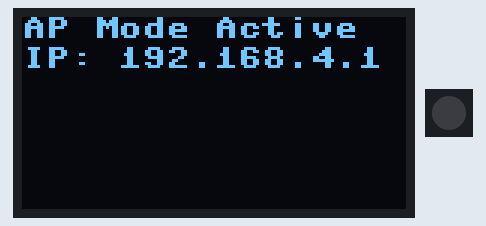
Recording of a program running on a simulated ESP32 board running MicroPython. Parts: 128×64 one-colour display, 1 RGB LEDs in strip order, left to right. The board's own WiFi access point starts at once; what the program prints to the serial console is not drawn.

Above: at 0.1 s.

The program:

AP_mode.py
```python
from machine import Pin, I2C
from ssd1306 import SSD1306_I2C
from time import sleep
import network
import socket
import dht
import neopixel

# Wi-Fi configuration (Access Point mode)
AP_SSID = "ESP32-S3_AP"
AP_PASSWORD = "12345678"

# OLED size
WIDTH = 128
HEIGHT = 64

# I2C setup (using GPIO 9 for SDA and 8 for SCL)
i2c = I2C(0, scl=Pin(9), sda=Pin(8))

# Initialize OLED
oled = SSD1306_I2C(WIDTH, HEIGHT, i2c)
oled.fill(0)
oled.text('Starting AP...', 0, 0)
oled.show()

# Set up ESP32 in AP mode
ap = network.WLAN(network.AP_IF)
ap.active(True)
ap.config(essid=AP_SSID, password=AP_PASSWORD)

print('Starting Access Point...')
while not ap.active():
    pass

print('AP Started. IP:', ap.ifconfig()[0])
oled.fill(0)
oled.text('AP Mode Active', 0, 0)
oled.text(f'IP: {ap.ifconfig()[0]}', 0, 10)
oled.show()

# DHT11 sensor setup (GPIO 4)
dht_sensor = dht.DHT11(Pin(4))

# Neopixel setup for RGB LED (GPIO 48)
np = neopixel.NeoPixel(Pin(48), 1)

# HTML Page
html = """
<!DOCTYPE html>
<html lang="en">
<head>
    <meta charset="UTF-8">
    <meta name="viewport" content="width=device-width, initial-scale=1.0">
    <title>ESP32-S3 Sensor & LED Control</title>
    <style>
        /* General styling */
        body {
            font-family: Arial, sans-serif;
            text-align: center;
            background: linear-gradient(135deg, #63116b, #2575fc);
            color: white;
            padding: 20px;
        }

        h1 {
            font-size: 2.5em;
        }

        .description {
            font-size: 1.2em;
            max-width: 700px;
            margin: 0 auto 30px;
            line-height: 1.6;
        }

        /* Container and box styling */
        .top {
            display: flex;
            justify-content: center;
            flex-wrap: wrap;
            gap: 20px;
        }

        .container {
            display: flex;
            flex-wrap: wrap;
            justify-content: space-between;
            gap: 20px;
            max-width: 1000px;
            margin: 0 auto;
        }

        .box {
            flex: 1;
            min-width: 300px;
            padding: 30px;
            background: rgba(255, 255, 255, 0.1);
            border-radius: 12px;
            box-shadow: 0 8px 30px rgba(0, 0, 0, 0.2);
        }

        h2 {
            font-size: 1.8em;
            margin-bottom: 20px;
        }

        p {
            font-size: 1.2em;
            margin-bottom: 15px;
        }

        /* Sliders */
        input[type=range] {
            -webkit-appearance: none;
            appearance: none;
            width: 100%;
            height: 12px;
            border-radius: 6px;
            outline: none;
            margin-bottom: 20px;
        }

        input[type=range]::-webkit-slider-thumb {
            -webkit-appearance: none;
            width: 20px;
            height: 20px;
            border-radius: 50%;
            background: white;
            cursor: pointer;
            box-shadow: 0 0 10px rgba(0, 0, 0, 0.3);
        }

        /* Slider backgrounds */
        #red { background: linear-gradient(to right, #000, red); }
        #green { background: linear-gradient(to right, #000, green); }
        #blue { background: linear-gradient(to right, #000, blue); }

        /* Buttons */
        button {
            padding: 12px 25px;
            font-size: 1em;
            background-color: #00d4ff;
            color: white;
            border: none;
            border-radius: 8px;
            cursor: pointer;
            transition: background 0.3s ease;
        }

        button:hover {
            background-color: #00a1cc;
        }

        /* Text input */
        input[type=text] {
            width: calc(100% - 20px);
            padding: 10px;
            border: none;
            border-radius: 6px;
            font-size: 1em;
            margin-bottom: 20px;
        }
    </style>
</head>

<body>
    <!-- Main Heading -->
    <h1>ESP32-S3 Sensor & LED Control</h1>

    <!-- Short Description -->
    <p class="description">
        This web interface allows you to interact with your ESP32-S3. Monitor real-time sensor data from the DHT11, control the RGB LED’s color, and display messages on the OLED screen.
    </p>

    <div class="top">
        <div class="container">
            <!-- Sensor Readings -->
            <div class="box">
                <h2>🌡 Sensor Readings</h2>
                <p>Temperature: <span id="temp">--</span> °C</p>
                <p>Humidity: <span id="hum">--</span> %</p>
            </div>

            <!-- RGB LED Control -->
            <div class="box">
                <h2>🎨 RGB LED Control</h2>
                <label for="red">Red</label>
                <input type="range" id="red" min="0" max="255">

                <label for="green">Green</label>
                <input type="range" id="green" min="0" max="255">

                <label for="blue">Blue</label>
                <input type="range" id="blue" min="0" max="255">

                <button onclick="updateColor()">Set Color</button>
            </div>

            <!-- OLED Display Control -->
            <div class="box">
                <h2>📺 OLED Display</h2>
                <input type="text" id="message" placeholder="Enter your message">
                <button onclick="sendMessage()">Send Message</button>
            </div>
        </div>
    </div>

    <script>
        // Fetch sensor data every 2 seconds
        setInterval(function() {
            fetch('/sensor')
                .then(response => response.json())
                .then(data => {
                    document.getElementById('temp').textContent = data.temperature;
                    document.getElementById('hum').textContent = data.humidity;
                })
                .catch(error => console.error('Error fetching sensor data:', error));
        }, 2000);

        // Send RGB values to ESP32
        function updateColor() {
            const red = document.getElementById('red').value;
            const green = document.getElementById('green').value;
            const blue = document.getElementById('blue').value;

            fetch(`/color?red=${red}&green=${green}&blue=${blue}`)
                .then(response => console.log('RGB values sent:', { red, green, blue }))
                .catch(error => console.error('Error sending RGB values:', error));
        }

        // Send message to OLED
        function sendMessage() {
            const message = document.getElementById('message').value;
            fetch(`/message?text=${encodeURIComponent(message)}`)
                .then(response => console.log('Message sent:', message))
                .catch(error => console.error('Error sending message:', error));
        }
    </script>
</body>
</html>

"""

# Web server
def web_server():
    s = socket.socket(socket.AF_INET, socket.SOCK_STREAM)
    s.bind(('0.0.0.0', 80))
    s.listen(5)
    print('Web server running...')

    while True:
        conn, addr = s.accept()
        request = conn.recv(1024).decode('utf-8')

        if '/sensor' in request:
            try:
                dht_sensor.measure()
                temp = dht_sensor.temperature()
                hum = dht_sensor.humidity()
                response = '{{"temperature": {}, "humidity": {}}}'.format(temp, hum)
            except:
                response = '{"temperature": "Error", "humidity": "Error"}'
            conn.send('HTTP/1.1 200 OK\r\nContent-Type: application/json\r\n\r\n' + response)

        elif '/color' in request:
            try:
                red = int(request.split('red=')[1].split('&')[0])
                green = int(request.split('green=')[1].split('&')[0])
                blue = int(request.split('blue=')[1].split(' ')[0])
                np[0] = (red, green, blue)
                np.write()
            except:
                pass
            conn.send('HTTP/1.1 200 OK\r\nContent-Type: text/plain\r\n\r\nColor updated')

        elif '/message' in request:
            message = request.split('text=')[1].split(' ')[0].replace('+', ' ')
            oled.fill(0)
            oled.text(message, 0, 20)
            oled.show()
            conn.send('HTTP/1.1 200 OK\r\nContent-Type: text/plain\r\n\r\nMessage displayed')

        else:
            conn.send('HTTP/1.1 200 OK\r\nContent-Type: text/html\r\n\r\n' + html)

        conn.close()

web_server()
```
